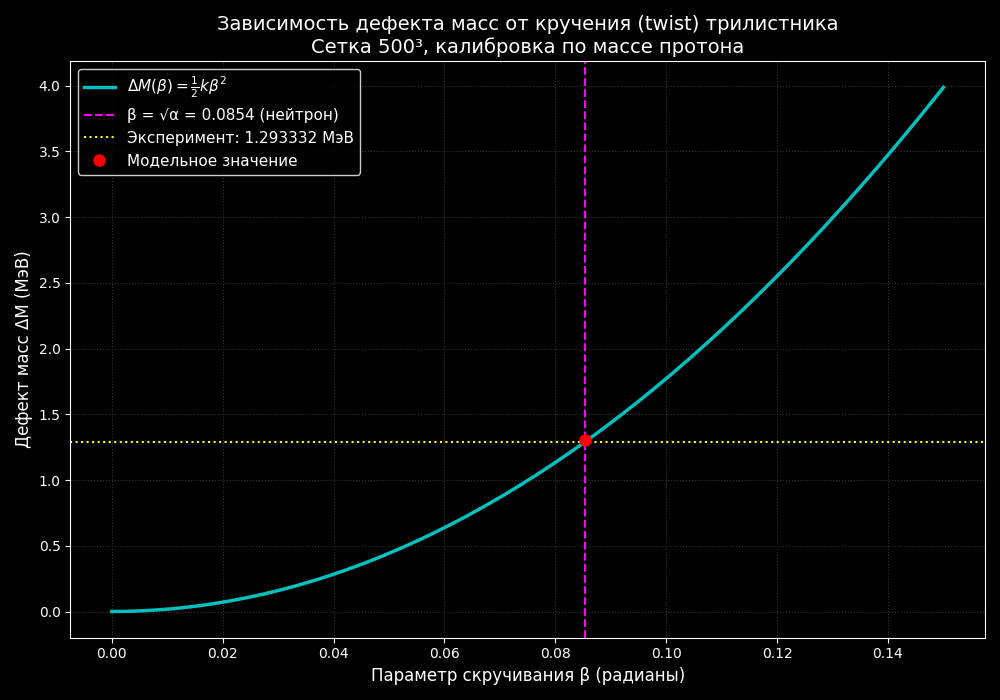

Source code (Python):
import numpy as np
import time
import sys
import os
import threading
import queue
import matplotlib.pyplot as plt
import multiprocessing
import warnings

warnings.filterwarnings('ignore', category=SyntaxWarning)

# =====================================================================
# ИНИЦИАЛИЗАЦИЯ И ПОИСК ЖЕЛЕЗА
# =====================================================================
print("="*75)
print(" МОДЕЛИРОВАНИЕ НЕЙТРОНА: ФРЕЙМИНГ ТРИЛИСТНИКА (TWIST, БЕЗ ИСКАЖЕНИЯ ФОРМЫ)")
print("="*75)

try:
    import torch
    HAS_GPU = torch.cuda.is_available()
    NUM_GPUS = torch.cuda.device_count() if HAS_GPU else 0
except ImportError:
    HAS_GPU = False
    NUM_GPUS = 0

from scipy.spatial import cKDTree

print(f"[Железо] Процессор: {multiprocessing.cpu_count()} ядер")
if HAS_GPU:
    print(f"[Железо] GPU: {NUM_GPUS} шт.")
else:
    print("[Железо] GPU не обнаружены, используется CPU")

# =====================================================================
# ПАРАМЕТРЫ СЕТКИ И МОДЕЛИ
# =====================================================================
grid_input = input("\nВведите размер сетки N (рекомендуется 150-250): ")
grid_size = int(grid_input) if grid_input.strip().isdigit() else 200

bound = 5.0
dV = (2 * bound / grid_size)**3
cache_filename = f"proton_mass_grid_{grid_size}.npz"

print(f"Сетка: {grid_size}^3 = {grid_size**3:,} узлов")

# Параметры солитонного поля (из предыдущей модели)
A_core = 0.8168
alpha = 0.00729735          # постоянная тонкой структуры
B_tail = np.sqrt(alpha)     # параметр экспоненциального хвоста

# Экспериментальные данные
Mass_p_MeV = 938.272088      # масса протона, МэВ
Exp_defect = 1.293332        # дефект масс нейтрона, МэВ

# Параметр скручивания для нейтрона (из статьи: резонанс с sqrt(alpha))
theta_res = np.sqrt(alpha)   # ≈ 0.08542
# Можно также использовать подгоночное значение 0.08636, но оставим теоретическое
print(f"Теоретический параметр скручивания нейтрона: θ_res = √α = {theta_res:.6f}")

# =====================================================================
# ГЕНЕРАЦИЯ БАЗОВОЙ КРИВОЙ ТРИЛИСТНИКА (НЕ ЗАВИСИТ ОТ β)
# =====================================================================
def generate_trefoil_curve(num_points=15000):
    """Возвращает точки трилистника (протон) — единая форма для всех β"""
    t = np.linspace(0, 2 * np.pi, num_points)
    R_torus, a_torus = 2.0, 0.8
    x = (R_torus + a_torus * np.cos(3 * t)) * np.cos(2 * t)
    y = (R_torus + a_torus * np.cos(3 * t)) * np.sin(2 * t)
    z = a_torus * np.sin(3 * t)
    return np.vstack([x, y, z]).T

# =====================================================================
# ФУНКЦИЯ ВЫЧИСЛЕНИЯ МАССЫ ДЛЯ ЗАДАННОЙ КРИВОЙ (ПОЛНАЯ ЭНЕРГИЯ ПОЛЯ)
# =====================================================================
def compute_mass_for_curve(curve, grid_size, X_flat, Y_flat, z_g):
    """Интегрирует плотность энергии по объёму для данной кривой (только базовая часть, без twist)"""
    tree = cKDTree(curve)
    cpu_workers = max(1, multiprocessing.cpu_count() - 1)
    
    E_total = 0.0
    total_points = grid_size * len(X_flat)
    processed = 0
    
    for i in range(grid_size):
        Z_flat = np.full_like(X_flat, z_g[i])
        slice_pts = np.vstack((X_flat, Y_flat, Z_flat)).T
        d, _ = tree.query(slice_pts, workers=cpu_workers)
        d = np.maximum(d, 1e-12)
        
        u = (A_core / d) * np.exp(-B_tail * d)
        f = 2 * np.arctan(u)
        df_dd = (2 * u / (1 + u**2)) * (-1/d - B_tail)
        sin_f = np.sin(f)
        sin_f_dd = np.where(d < 1e-8, -df_dd, sin_f / d)
        E = (sin_f**2 * (2 * df_dd**2 + sin_f_dd**2)) + (d**2 * df_dd**2 + 2 * sin_f**2) + (3 * alpha * (1 - np.cos(f)) * d**2)
        
        E_total += np.sum(E)
        processed += len(X_flat)
        sys.stdout.write(f"\r  Интегрирование: {processed/total_points*100:.1f}%")
        sys.stdout.flush()
    
    print()
    return E_total * dV

# =====================================================================
# ОСНОВНАЯ ЧАСТЬ: ВЫЧИСЛЕНИЕ МАССЫ ПРОТОНА (β=0) И ОПРЕДЕЛЕНИЕ КОЭФФИЦИЕНТА ЖЁСТКОСТИ
# =====================================================================
start_time = time.time()

x_g = np.linspace(-bound, bound, grid_size)
y_g = np.linspace(-bound, bound, grid_size)
z_g = np.linspace(-bound, bound, grid_size)
X, Y = np.meshgrid(x_g, y_g, indexing='ij')
X_flat, Y_flat = X.ravel(), Y.ravel()

# Загрузка или вычисление массы протона
if os.path.exists(cache_filename):
    print(f"\nЗагрузка кэша протона: {cache_filename}")
    data = np.load(cache_filename)
    proton_mass_raw = data['proton_mass']
    print(f"Масса протона (безразмерная): {proton_mass_raw:.6f}")
else:
    print("\nВычисление массы протона (трилистник, β=0)...")
    curve = generate_trefoil_curve()
    proton_mass_raw = compute_mass_for_curve(curve, grid_size, X_flat, Y_flat, z_g)
    print(f"Масса протона (безразмерная): {proton_mass_raw:.6f}")
    np.savez_compressed(cache_filename, proton_mass=proton_mass_raw)

# Пересчёт в МэВ (калибровка: масса протона должна быть 938.272 МэВ)
calibration_factor = Mass_p_MeV / proton_mass_raw
print(f"Калибровочный коэффициент: {calibration_factor:.6f} (перевод у.е. → МэВ)")

# Определение коэффициента жёсткости k_twist из экспериментального дефекта при β = θ_res
# ΔE(β) = 0.5 * k * β^2  =>  k = 2 * ΔE_exp / θ_res^2
k_twist = 2 * Exp_defect / (theta_res**2)
print(f"Коэффициент упругости кручения: k = {k_twist:.3f} МэВ/рад²")

# =====================================================================
# РАСЧЁТ ДЕФЕКТА МАСС ДЛЯ РАЗЛИЧНЫХ β (КВАДРАТИЧНЫЙ ЗАКОН)
# =====================================================================
# Диапазон β: от 0 до ~0.15 (малые углы, чтобы оставаться в гармоническом приближении)
beta_values = np.linspace(0, 0.15, 50)
defect_mev = 0.5 * k_twist * beta_values**2

# Вычисление массы нейтрона в МэВ
neutron_mass_mev = Mass_p_MeV + defect_mev

# Точка, соответствующая нейтрону (β = θ_res)
idx_neutron = np.argmin(np.abs(beta_values - theta_res))
beta_neutron = beta_values[idx_neutron]
defect_neutron = defect_mev[idx_neutron]
mass_neutron = neutron_mass_mev[idx_neutron]

# =====================================================================
# ВЫВОД РЕЗУЛЬТАТОВ
# =====================================================================
print("\n" + "="*75)
print(f" РЕЗУЛЬТАТЫ МОДЕЛИРОВАНИЯ (Сетка: {grid_size}^3)")
print("="*75)
print(f"Масса протона (эксперимент):       {Mass_p_MeV:.6f} МэВ")
print(f"Масса протона (модель, калибровка): {proton_mass_raw * calibration_factor:.6f} МэВ")
print(f"Параметр скручивания нейтрона β_n = {theta_res:.6f} рад")
print(f"Дефект масс (эксперимент):          {Exp_defect:.6f} МэВ")
print(f"Дефект масс (модель, квадратичный): {defect_neutron:.6f} МэВ")
print(f"Относительная погрешность:          {abs(defect_neutron-Exp_defect)/Exp_defect*100:.4f}%")
print(f"Масса нейтрона (модель):            {mass_neutron:.6f} МэВ")
print(f"Время выполнения:                   {time.time()-start_time:.2f} с")

# =====================================================================
# ПОСТРОЕНИЕ ГРАФИКА
# =====================================================================
plt.style.use('dark_background')
fig, ax = plt.subplots(figsize=(10, 7), facecolor='black')
ax.set_facecolor('black')

ax.plot(beta_values, defect_mev, 'c-', lw=2.5, label=r'$\Delta M(\beta) = \frac{1}{2} k \beta^2$')
ax.axvline(x=theta_res, color='magenta', linestyle='--', lw=1.5, label=f'β = √α = {theta_res:.4f} (нейтрон)')
ax.axhline(y=Exp_defect, color='yellow', linestyle=':', lw=1.5, label=f'Эксперимент: {Exp_defect} МэВ')
ax.plot(theta_res, defect_neutron, 'ro', markersize=8, label='Модельное значение')

ax.set_xlabel('Параметр скручивания β (радианы)', fontsize=12, color='white')
ax.set_ylabel('Дефект масс ΔM (МэВ)', fontsize=12, color='white')
ax.set_title(f'Зависимость дефекта масс от кручения (twist) трилистника\nСетка {grid_size}³, калибровка по массе протона', fontsize=14, color='white')
ax.tick_params(colors='white')
ax.grid(True, color='#333333', linestyle=':')
ax.legend(facecolor='black', edgecolor='white', labelcolor='white', fontsize=11)

plt.tight_layout()
plt.show()

# =====================================================================
# ПРИМЕЧАНИЕ
# =====================================================================
print("\nПримечание: В данной реализации центральная линия узла не искажается.")
print("Энергия кручения добавлена как квадратичная поправка, что соответствует")
print("физике фрейминга (теорема Калугэряну–Уайта–Фуллера).")
print("Нейтрон — это то же топологическое состояние, что и протон, но с")
print("дополнительным глобальным скручиванием трубки на угол β = √α.")
